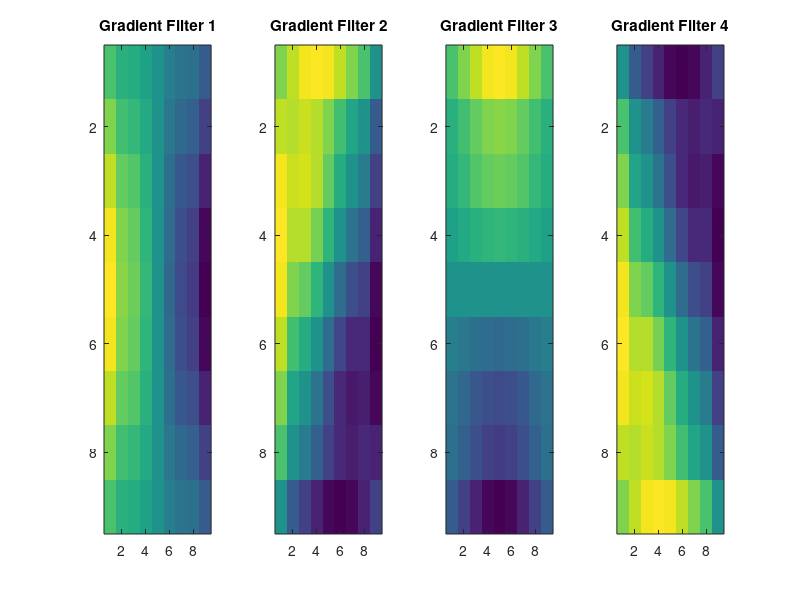

Recreate this plot in MATLAB.
figure(5)
subplot(1,4,4)
h = fspecial('gaussian',9,3)
imagesc(h)
g1 = imfilter(h,[-0.5,0,0.5])
subplot(1,4,1)
imagesc(g1)
title('Gradient Filter 1')


g2 = imfilter(h,[-0.5,0,0;0,0,0;0,0,0.5])
subplot(1,4,2)
imagesc(g2)
title('Gradient Filter 2')


g3 = imfilter(h,[-0.5;0;0.5])
subplot(1,4,3)
imagesc(g3)
title('Gradient Filter 3')

g4 = imfilter(h,[0,0,0.5;0,0,0;-0.5,0,0])
subplot(1,4,4)
imagesc(g4)
title('Gradient Filter 4')